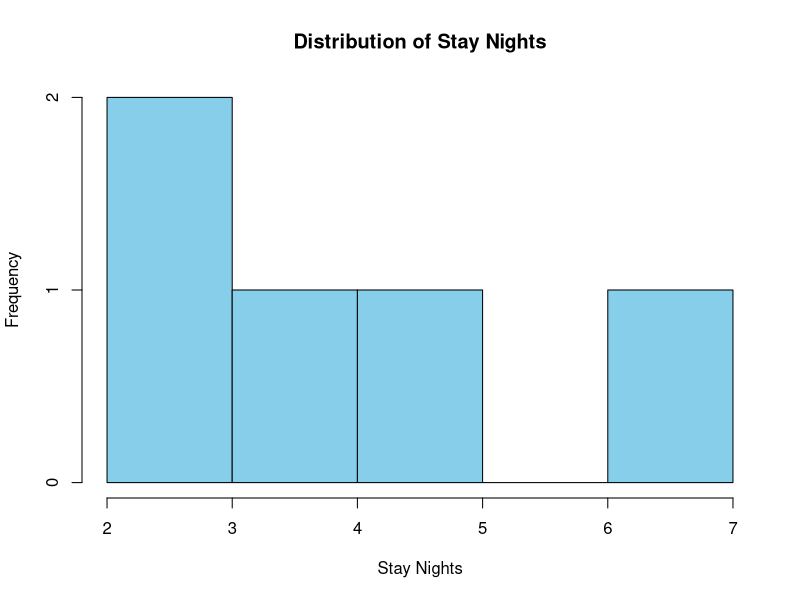
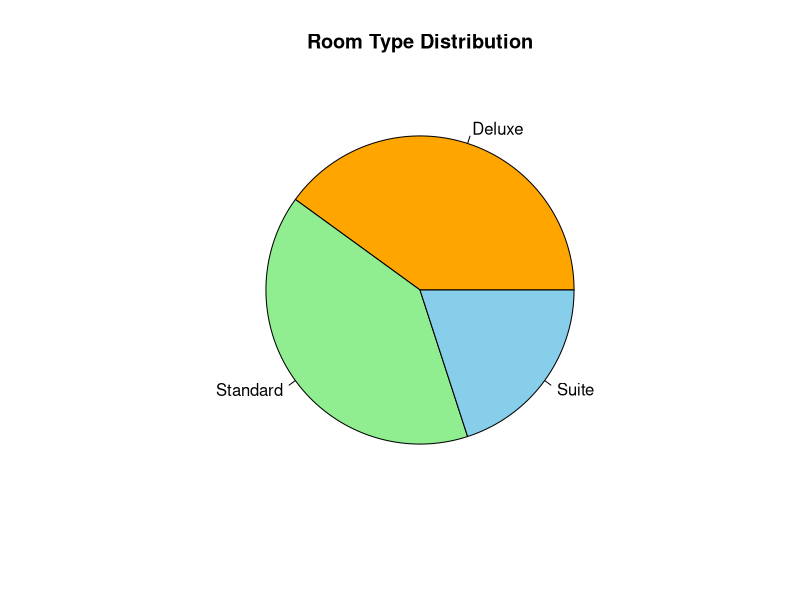
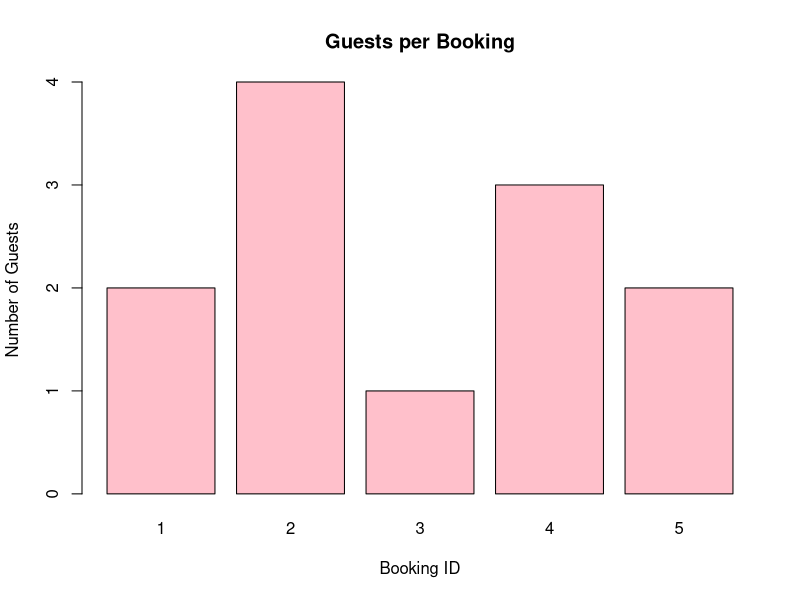
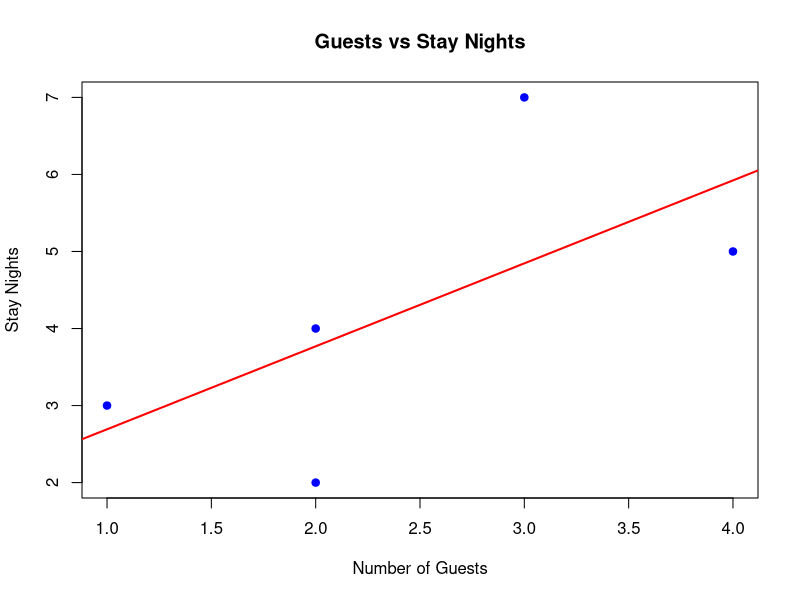

Write R code to recreate these figures, in order.
Booking_ID <- c(1,2,3,4,5)
Stay_Nights <- c(2,5,3,7,4)
Guests <- c(2,4,1,3,2)
Room_Type <- c("Standard",
               "Deluxe",
               "Standard",
               "Suite",
               "Deluxe")
hotel <- data.frame(
  Booking_ID,
  Stay_Nights,
  Guests,
  Room_Type
)
print(hotel)
hist(hotel$Stay_Nights,
     main="Distribution of Stay Nights",
     xlab="Stay Nights",
     ylab="Frequency",
     col="skyblue",
     border="black")
room_table <- table(hotel$Room_Type)

pie(room_table,
    main="Room Type Distribution",
    labels=names(room_table),
    col=c("orange","lightgreen","skyblue"))
barplot(hotel$Guests,
        names.arg=hotel$Booking_ID,
        main="Guests per Booking",
        xlab="Booking ID",
        ylab="Number of Guests",
        col="pink",
        border="black")

plot(hotel$Guests,
     hotel$Stay_Nights,
     main="Guests vs Stay Nights",
     xlab="Number of Guests",
     ylab="Stay Nights",
     pch=19,
     col="blue")

abline(lm(Stay_Nights ~ Guests,
          data=hotel),
       col="red",
       lwd=2)
